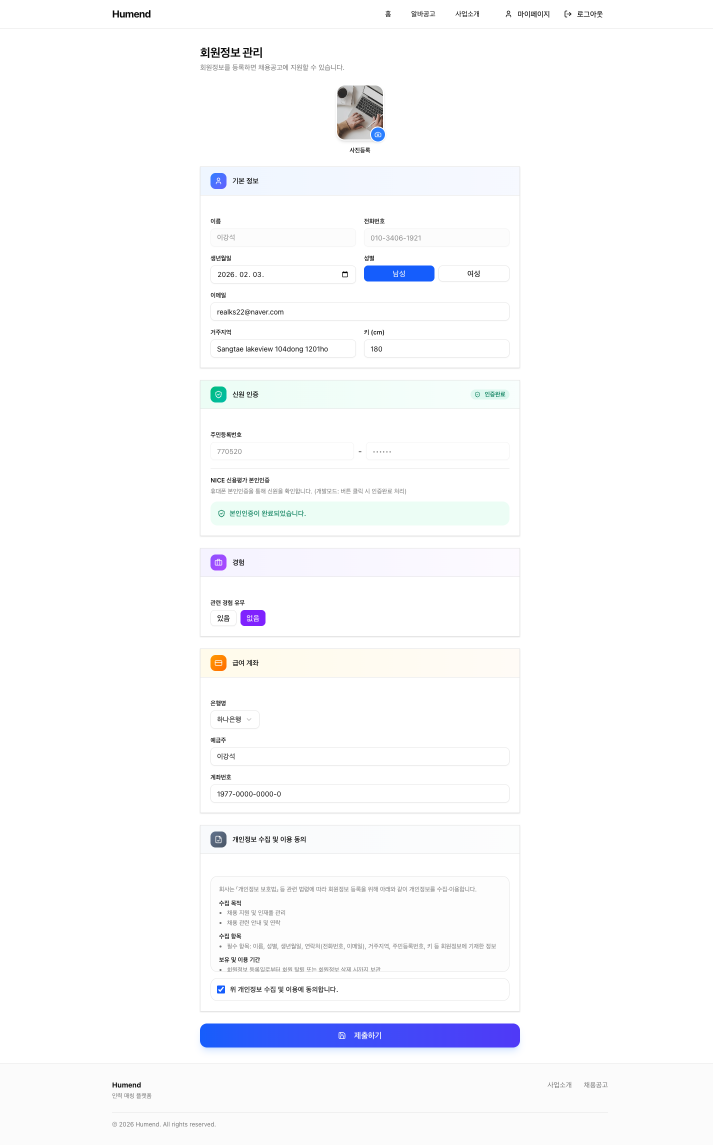
#> input picture docs-site/screenshots/member-resume-desktop.png, 1425 x 2289 px, found by its file name (shown at 1/2 size)
$ python blur-screenshots.py
#> lines starting #> are read from the running program, lines starting #| are printed output that depends on the picture
#!/usr/bin/env python3
"""스크린샷 개인정보 블러 처리 스크립트
좌표는 원본 이미지 기준 (pixel scan 기반)"""

from PIL import Image, ImageFilter, ImageDraw
import os

BASE = os.path.join(os.path.dirname(__file__), '..', 'docs', 'screenshots')
BLUR_RADIUS = 30


def blur_regions(filename, regions):
#> called with filename = 'member-resume-desktop.png'
    path = os.path.join(BASE, filename)
    if not os.path.exists(path):
        print(f"  SKIP (not found): {filename}")
        return
    img = Image.open(path)
#> img is the input picture: PIL image 1425x2289 RGB; mean R, G, B 249.8, 250.4, 252.4
    w, h = img.size
#> w = 1425; h = 2289
    count = 0
    for label, (x1, y1, x2, y2) in regions:
        x1, y1 = max(0, x1), max(0, y1)
        x2, y2 = min(w, x2), min(h, y2)
        if x2 <= x1 or y2 <= y1:
            continue
        region = img.crop((x1, y1, x2, y2))
        # 2단계 블러: 먼저 크게, 다시 크게 (텍스트 완전 제거)
        blurred = region.filter(ImageFilter.GaussianBlur(radius=BLUR_RADIUS))
        blurred = blurred.filter(ImageFilter.GaussianBlur(radius=BLUR_RADIUS))
        img.paste(blurred, (x1, y1))
        count += 1
#> after the loop, count = 10
    img.save(path)
    print(f"  OK: {filename} ({w}x{h}) - {count} regions blurred")
#|   OK: member-resume-desktop.png (1425x2289) - 10 regions blurred


# ============================================================
# 회원 페이지
# ============================================================

print("=== 회원 페이지 ===")

# member-resume-desktop.png (1425x2289)
# Pixel scan으로 확인한 좌표:
# - 프로필 사진: x=674-765, y=171-276
# - 이름/전화번호 labels: y=438-447 (블러 안함)
# - 이름 input value: y≈468-488, x≈430-570
# - 전화번호 input value: y≈468-488, x≈700-840
# - 생년월일: y≈540-555
# - 이메일: y≈618-630
# - 거주지역/키: y≈690-705
# - 주민번호: y≈948-975
# - 예금주: y≈1505-1525
# - 계좌번호: y≈1580-1615
blur_regions('member-resume-desktop.png', [
    ("프로필 사진",       (650, 150, 790, 295)),
    ("이름 input",       (420, 455, 685, 502)),
    ("전화번호 input",   (690, 455, 1015, 502)),
    ("생년월일 input",   (420, 528, 685, 572)),
    ("이메일 input",     (420, 602, 1015, 648)),
    ("거주지역 input",   (420, 678, 685, 722)),
    ("키 input",         (690, 678, 870, 722)),
    ("주민번호 inputs",  (420, 885, 870, 920)),
    ("예금주 input",     (420, 1496, 685, 1542)),
    ("계좌번호 input",   (420, 1568, 810, 1622)),
])

# member-resume-mobile.png (375x2349)
# 모바일: 같은 y좌표, x는 0-375 범위로 축소
# scan: labels y=438, inputs y≈468-488 등 동일 패턴
blur_regions('member-resume-mobile.png', [
    ("프로필 사진",       (140, 150, 250, 295)),
    ("이름 input",       (25, 455, 175, 502)),
    ("전화번호 input",   (180, 455, 360, 502)),
    ("생년월일 input",   (25, 528, 175, 572)),
    ("이메일 input",     (25, 602, 360, 648)),
    ("거주지역 input",   (25, 678, 175, 722)),
    ("키 input",         (180, 678, 275, 722)),
    ("주민번호 inputs",  (25, 885, 275, 920)),
    ("예금주 input",     (25, 1510, 200, 1550)),
    ("계좌번호 input",   (25, 1585, 260, 1630)),
])
#> call 2 of blur_regions, with filename = 'member-resume-mobile.png'
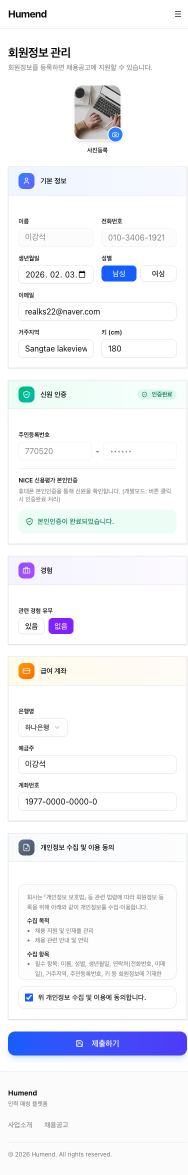
#> input picture docs-site/screenshots/member-resume-mobile.png, 375 x 2349 px, found by its file name (shown at 1/2 size)
#> in blur_regions, img is the input picture: PIL image 375x2349 RGB; mean R, G, B 242.3, 243.4, 247.6
#|   OK: member-resume-mobile.png (375x2349) - 10 regions blurred

# member-mypage-desktop.png (1425x1063)
# scan: welcome text at y=132-147, x=387-678
# 프로필 사진: y=123-192, x=290-380 (rounded image)
blur_regions('member-mypage-desktop.png', [
    ("프로필 사진",       (280, 95, 380, 215)),
    ("이강석님 텍스트",   (375, 115, 545, 162)),
])
#> call 3 of blur_regions, with filename = 'member-mypage-desktop.png'
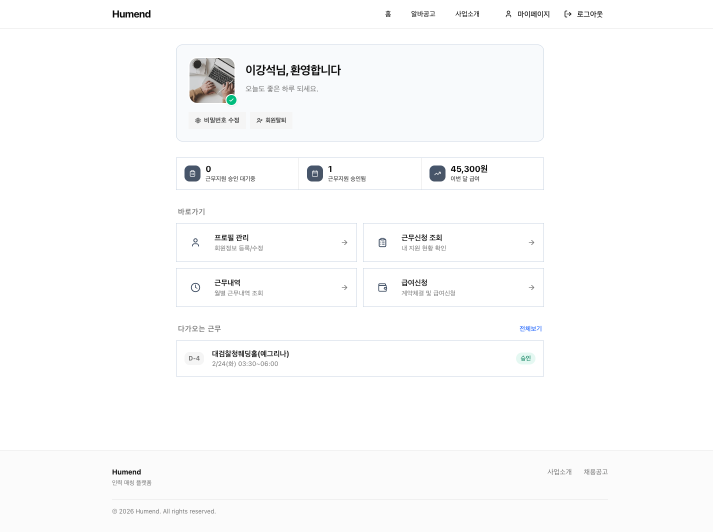
#> input picture docs-site/screenshots/member-mypage-desktop.png, 1425 x 1063 px, found by its file name (shown at 1/2 size)
#> in blur_regions, img is the input picture: PIL image 1425x1063 RGB; mean R, G, B 251, 251.3, 251.6
#> after the loop in blur_regions (call 3), `for label, (x1, y1, x2, y2) in regions:`:
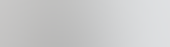
#> blurred: PIL image 170x47 RGB; mean R, G, B 201.7, 202.1, 202.4
#> after the loop in blur_regions (call 3), `for label, (x1, y1, x2, y2) in regions:`: count = 2
#|   OK: member-mypage-desktop.png (1425x1063) - 2 regions blurred

# member-mypage-mobile.png (375x1278)
# 모바일 welcome card - 더 작은 크기
blur_regions('member-mypage-mobile.png', [
    ("프로필 사진",       (28, 82, 120, 188)),
    ("이강석님 텍스트",   (125, 95, 270, 140)),
])
#> call 4 of blur_regions, with filename = 'member-mypage-mobile.png'
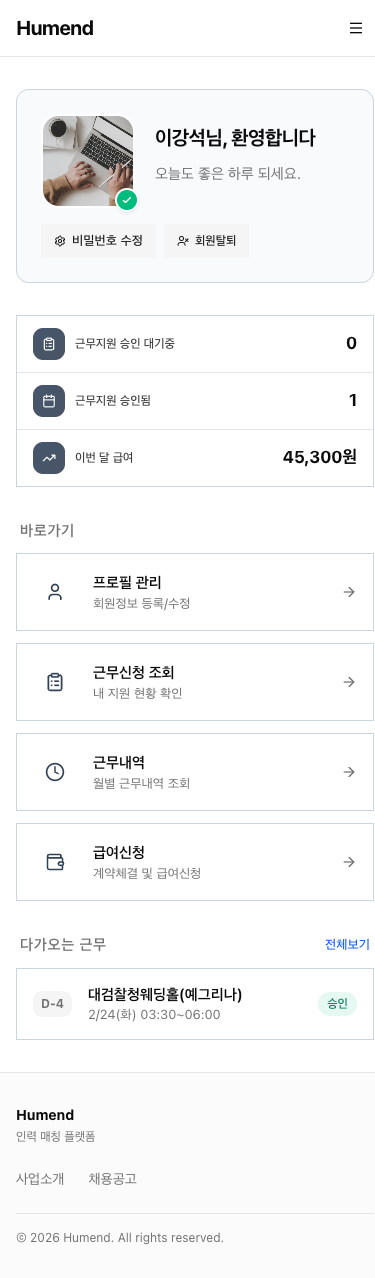
#> input picture docs-site/screenshots/member-mypage-mobile.png, 375 x 1278 px, found by its file name
#> in blur_regions, img is the input picture: PIL image 375x1278 RGB; mean R, G, B 245.8, 246.3, 246.8
#> after the loop in blur_regions (call 4), `for label, (x1, y1, x2, y2) in regions:`:
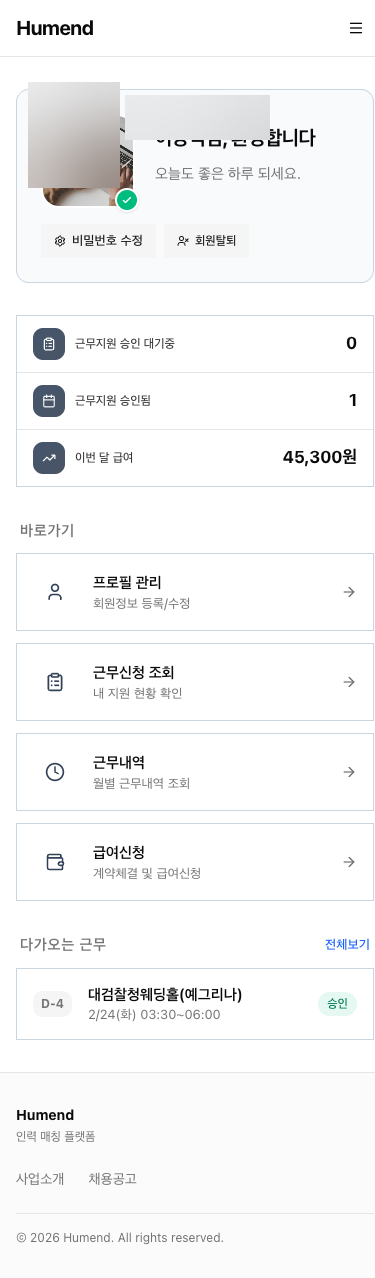
#> img: PIL image 375x1278 RGB; mean R, G, B 245.9, 246.3, 246.8
#|   OK: member-mypage-mobile.png (375x1278) - 2 regions blurred

# member-salary-desktop.png (1425x1063)
# scan: account line "하나은행 1977-... 이강석" at y=243-252, x=391-624
blur_regions('member-salary-desktop.png', [
    ("계좌+예금주 라인",  (385, 232, 650, 262)),
])

# member-salary-mobile.png (375x1051)
# 모바일 계좌 정보 라인
blur_regions('member-salary-mobile.png', [
    ("계좌+예금주 라인",  (52, 232, 310, 262)),
])

# member-consent-desktop.png (1265x1276) - untracked
# 친권자 동의서: 테이블 내 개인정보 값(value) 영역만 블러
# 테이블 구조: label(x≈268-370) | value(x≈370~)
# 섹션1 헤더: y≈240-270, 섹션2 헤더: y≈440-470
# 데이터 행: 성명(~348), 연락처(348-393), 관계(393-438),
#            성명(~564), 생년월일(564-609), 연락처(609-654)
blur_regions('member-consent-desktop.png', [
    ("친권자 성명",       (365, 295, 550, 342)),
    ("친권자 연락처",     (365, 353, 550, 388)),
    ("연소근로자 성명",   (365, 510, 550, 558)),
    ("연소근로자 생년월일", (365, 572, 580, 602)),
    ("연소근로자 연락처", (365, 617, 580, 648)),
    ("동의문 내 이름들",  (240, 665, 660, 785)),
    ("보호자 성명 값",    (365, 786, 440, 812)),
    ("서명 이미지",       (268, 825, 785, 930)),
])


# ============================================================
# 관리자 페이지
# ============================================================

print("\n=== 관리자 페이지 ===")

# admin-members-desktop.png (1425x1393)
# 테이블: 이름, 전화번호, 지역, 상태, 가입일
# scan: header y≈240, data rows y≈258-680
# 이름 col: x≈335-548, 전화번호 col: x≈548-770
blur_regions('admin-members-desktop.png', [
    ("이름 컬럼",     (330, 255, 560, 1200)),
    ("전화번호 컬럼", (560, 255, 780, 1200)),
])

# admin-settings-desktop.png (1425x1063)
# 3개 admin 행: 아이디+이름 블러
# scan: header y≈215, data y≈240-370
blur_regions('admin-settings-desktop.png', [
    ("아이디 컬럼",  (330, 240, 540, 378)),
    ("이름 컬럼",    (540, 240, 710, 378)),
])

# admin-partners-desktop.png (1265x1145) - untracked
# 1행: 담당자, 연락처, 이메일
blur_regions('admin-partners-desktop.png', [
    ("담당자",   (252, 195, 348, 242)),
    ("연락처",   (348, 195, 485, 242)),
    ("이메일",   (485, 195, 660, 242)),
])

# admin-applications-desktop.png (1425x1063)
# scan: header y≈216, 1 data row y≈255-280
# 이름 col: x≈470-595, 전화번호 col: x≈595-770
blur_regions('admin-applications-desktop.png', [
    ("이름 컬럼",     (468, 248, 600, 292)),
    ("전화번호 컬럼", (600, 248, 775, 292)),
])
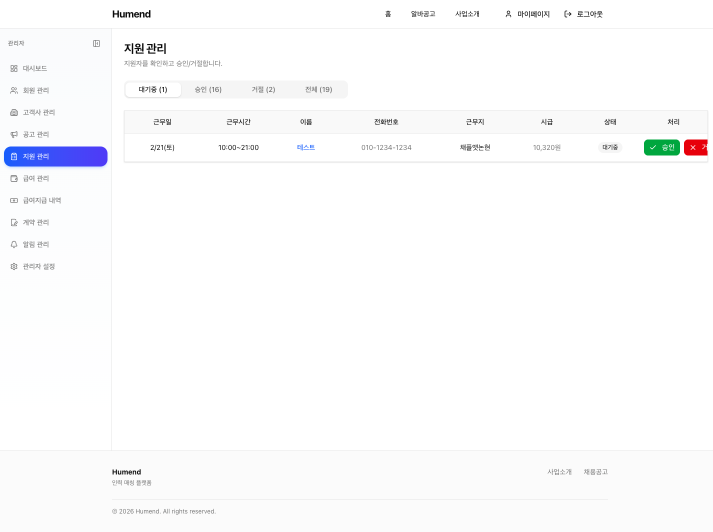
#> input picture docs/screenshots/admin-applications-desktop.png, 1425 x 1063 px (shown at 1/2 size)
#> in blur_regions, img is the input picture: PIL image 1425x1063 RGB; mean R, G, B 251, 251.2, 252.1
#> the loop in blur_regions (call 11), `for label, (x1, y1, x2, y2) in regions:` made 2 passes
#> pass 2, in blur_regions (call 11), `region = img.crop((x1, y1, x2, y2))`:
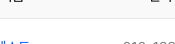
#> region: PIL image 175x44 RGB; mean R, G, B 249.9, 250.1, 250.5
#|   OK: admin-applications-desktop.png (1425x1063) - 2 regions blurred

# admin-payroll-desktop.png (1425x1183)
# 첫 열: 이름+전화번호+고객사 (복합 셀)
# scan: data starts y≈258, each ~45px, about 10 rows to y≈710
blur_regions('admin-payroll-desktop.png', [
    ("이름+전화번호 컬럼", (330, 254, 630, 1155)),
])

# admin-payments-desktop.png (1425x1917)
# 이름 컬럼 (첫 열, 링크 텍스트)
# scan: data starts y≈255, many rows to y≈1855
blur_regions('admin-payments-desktop.png', [
    ("이름 컬럼", (330, 252, 545, 1890)),
])

# admin-contracts-desktop.png (1425x2246)
# 이름 컬럼 (첫 열)
# scan: data starts y≈120, many rows to y≈2180
blur_regions('admin-contracts-desktop.png', [
    ("이름 컬럼", (330, 118, 510, 2050)),
])

# admin-notifications-desktop.png (1265x2756) - untracked
# 대상 컬럼 (이름 포함)
# 이전 실행 기반 + 조정: 사이드바 ~140, 테이블 시작
blur_regions('admin-notifications-desktop.png', [
    ("대상 컬럼", (138, 192, 265, 2680)),
])

print("\n완료!")
